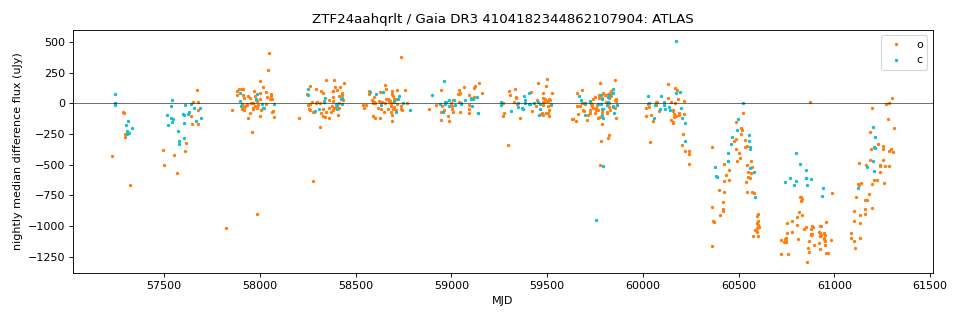

Reproduce this figure in Python.
"""ZTF24aahqrlt = Gaia DR3 4104182344862107904: the 2024-2026 dimming in ATLAS forced photometry (2026-09-30).
ATLAS measures difference flux against a template that contains the star, so a dimming appears as negative flux; the star's
total flux in each band is template flux + difference flux. Template flux is estimated from the pre-2024 median apparent magnitude
in ZTF (g 17.21, r 16.5 in the ZTF data release, switchon.csv / journal) converted to ATLAS bands is NOT attempted here; instead the
fractional flux remaining is referred to the out-of-event ATLAS level: F_star(o) is taken as the flux of a G 16.32 star with
BP-RP 1.32 in o (AB) - an approximation, stated in the output. Output: nightly medians per filter (atlas_nightly.csv), the o-c
difference-flux ratio during the event (colour of the missing light), and atlas_fader.png."""
import os, numpy as np, pandas as pd, matplotlib; matplotlib.use("Agg"); import matplotlib.pyplot as plt
from astropy.time import Time
H = os.path.dirname(os.path.abspath(__file__)); g = "4104182344862107904"
L = [l for l in open(os.path.join(H, "atlas", g + ".txt")).read().splitlines() if l.strip()]; h = L[0].lstrip("#").split(); R = pd.DataFrame([dict(zip(h, l.split())) for l in L[1:]])
for c in ("MJD", "uJy", "duJy", "err", "chi/N"): R[c] = pd.to_numeric(R[c], errors="coerce")
R = R[(R.err == 0) & (R["chi/N"] < 10) & (R.duJy > 0)]; R = R[R.duJy < 3 * R.duJy.median()]
R["night"] = np.floor(R.MJD); N = R.groupby(["F", "night"]).agg(uJy=("uJy", "median"), n=("uJy", "size"), e=("duJy", "median")).reset_index()
N["date"] = Time(N.night.values, format="mjd").iso; N["date"] = N.date.str[:10]; N.to_csv(os.path.join(H, "atlas_nightly.csv"), index=False)
for f in "oc":
    x = N[N.F == f]; yr = np.floor((x.night - 57023) / 365.25) + 2015
    print(f, "yearly median difference flux (uJy):", x.groupby(yr).uJy.median().round(0).to_dict(), "| min nightly %.0f on %s" % (x.uJy.min(), x.loc[x.uJy.idxmin(), "date"]))
pre = N[N.night < 60380]
for f in "oc": print(f, "pre-2024-03 nightly scatter (robust) %.0f uJy, median %.0f" % (1.4826 * np.median(np.abs(pre[pre.F == f].uJy - pre[pre.F == f].uJy.median())), pre[pre.F == f].uJy.median()))
# colour of the missing light: o and c nightly medians within 2 d of each other during the event
ev = N[N.night >= 60380]; o = ev[ev.F == "o"].set_index("night").uJy; c = ev[ev.F == "c"].set_index("night").uJy; pairs = []
for t, v in c.items():
    k = o.index[np.abs(o.index - t) <= 2]
    if len(k): pairs.append((t, v, o[k].median()))
P = pd.DataFrame(pairs, columns=["night", "c", "o"]); P = P[(P.o < -200)]
if len(P): print("event nights with c and o (o < -200 uJy):", len(P), "; median c/o difference-flux ratio %.2f (IQR %.2f-%.2f)" % (np.median(P.c / P.o), *np.percentile(P.c / P.o, [25, 75])))
fig, ax = plt.subplots(figsize=(12, 4))
for f, col in (("o", "tab:orange"), ("c", "tab:cyan")):
    x = N[N.F == f]; ax.plot(x.night, x.uJy, ".", color=col, ms=4, label=f)
ax.axhline(0, color="k", lw=0.5); ax.set_xlabel("MJD"); ax.set_ylabel("nightly median difference flux (uJy)"); ax.legend(); ax.set_title("ZTF24aahqrlt / Gaia DR3 4104182344862107904: ATLAS")
plt.tight_layout(); plt.savefig(os.path.join(H, "atlas_fader.png"), dpi=80)
